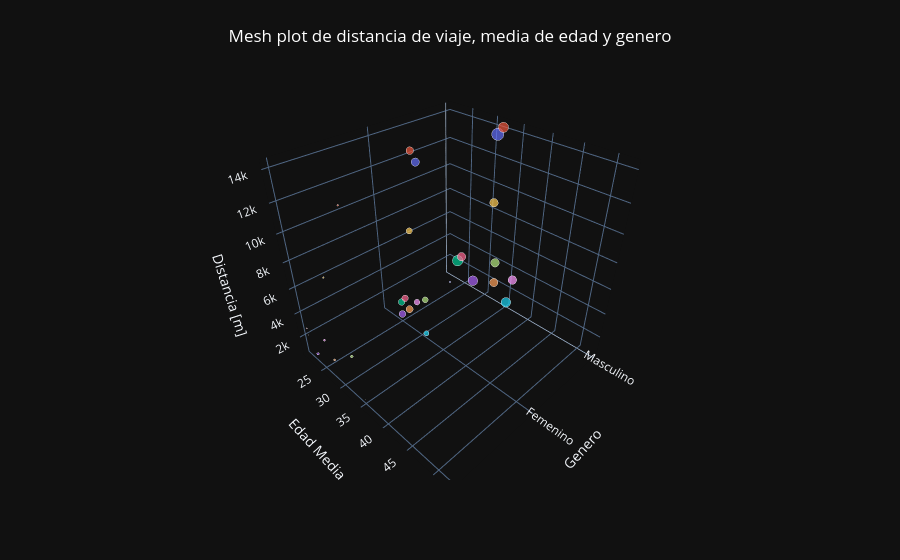

The cell this chart's notebook holds for it:
### Markdown cell above
#### Meshplot distancia, media de edad, genero y conteo por genero y ruta

### Code cell
pipeline = [
    {
        '$project': {
            '_id': 0,
            'estacion_retiro': '$viaje.estacion_retiro',
            'estacion_arribo': '$viaje.estacion_arribo',
            'genero': {
                '$switch': {
                    'branches': [
                        {'case': {'$eq': ['$usuario.genero', 'M']}, 'then': 'Masculino'},
                        {'case': {'$eq': ['$usuario.genero', 'F']}, 'then': 'Femenino'},
                    ],
                    'default': 'Sin_definir'
                }
            },
            'edad': '$usuario.edad'
        }
    },
    {
        '$group': {
            '_id': { 'estacion_retiro': "$estacion_retiro",
                    'estacion_arribo': '$estacion_arribo',
                    'genero': '$genero'},
            'media_edad': {'$avg': '$edad'},
            'conteo': {'$count': {}}
        }
    },
    {
        '$sort': {
            'conteo': -1
        }
    },
    {
        '$project': {
            '_id': 0,
            'start_name': '$_id.estacion_retiro',
            'stop_name': '$_id.estacion_arribo',
            'genero': '$_id.genero',
            'media_edad': {'$toInt': '$media_edad'},
            'conteo': 1
        }
    }
]

get_station_id = lambda col, i: StationInformation.objects(name=top10viajes.loc[i,col]).first().to_mongo().to_dict()['station_id']

get_distance_trip = lambda coord: get(f"https://router.project-osrm.org/route/v1/bike/{coord['start_lon']},{coord['start_lat']};{coord['stop_lon']},{coord['stop_lat']}?overview=full&geometries=geojson").json()['routes'][0]['distance']


top10viajes_generos = pd.DataFrame(columns=['conteo', 'ruta', 'genero', 'media_edad', 'distancia'])

for i, row in top10viajes.iterrows():
    distancia = [get_distance_trip(row)]
    sleep(1)
    for doc in list(
            Historico.objects(
                viaje__estacion_retiro=get_station_id('start_name', i),
                viaje__estacion_arribo=get_station_id('stop_name', i)
            ).aggregate(pipeline)
        ):
        top10viajes_generos.loc[
            len(top10viajes_generos), :] = [doc['conteo']]+[row['start_name']+' -> '+row['stop_name']]\
                +list(doc.values())[3:]+distancia

top10viajes_generos['origen'] = top10viajes_generos['ruta'].str.split(' -> ').str[0]
top10viajes_generos['destino'] = top10viajes_generos['ruta'].str.split(' -> ').str[1]
top10viajes_generos['conteo'] = pd.to_numeric(top10viajes_generos['conteo'], errors='coerce')

fig = px.scatter_3d(
    top10viajes_generos,
    x='genero',
    y='media_edad',
    z='distancia',
    color='ruta',
    size='conteo',
    custom_data=['origen', 'destino', 'conteo']
)

fig.update_traces(
    hovertemplate=
        '<b>Start</b>: %{customdata[0]}<br>' +
        '<b>Stop</b>: %{customdata[1]}<br>' +
        '<b>Edad</b>: %{y}<br>' +
        '<b>Distancia [m]</b>: %{z}<br>' +
        '<b>Conteo</b>: %{customdata[2]}<br>' +
        '<extra></extra>'
)

fig.update_layout(
    template="plotly_dark",
    scene=dict(
        xaxis_title='Genero',
        yaxis_title='Edad Media',
        zaxis_title='Distancia [m]'
    ),
    title={
        'text':'Mesh plot de distancia de viaje, media de edad y genero',
        'x': 0.5,
        'xanchor': 'center',
        'yanchor': 'top',
        'font': dict(color='white') 
    },
    showlegend=False
)

fig.show()

### Figure 1 — Plotly figure (JSON) as saved in the notebook; plotly's stock layout.template omitted (floating-point values rounded to 4 significant figures)
{"data": [{"customdata": [["CE-539 Naranjo - Av. Ricardo Flores Magon", "CE-693 Xicoténcatl - Vicente Guerrero", 645], ["CE-539 Naranjo - Av. Ricardo Flores Magon", "CE-693 Xicoténcatl - Vicente Guerrero", 294], ["CE-539 Naranjo - Av. Ricardo Flores Magon", "CE-693 Xicoténcatl - Vicente Guerrero", 10]], "hovertemplate": "<b>Start</b>: %{customdata[0]}<br><b>Stop</b>: %{customdata[1]}<br><b>Edad</b>: %{y}<br><b>Distancia [m]</b>: %{z}<br><b>Conteo</b>: %{customdata[2]}<br><extra></extra>", "legendgroup": "CE-539 Naranjo - Av. Ricardo Flores Magon -> CE-693 Xicoténcatl - Vicente Guerrero", "marker": {"color": "#636efa", "size": [645, 294, 10], "sizemode": "area", "sizeref": 1.613, "symbol": "circle"}, "mode": "markers", "name": "CE-539 Naranjo - Av. Ricardo Flores Magon -> CE-693 Xicoténcatl - Vicente Guerrero", "scene": "scene", "showlegend": true, "type": "scatter3d", "x": ["Masculino", "Femenino", "Sin_definir"], "y": [31, 30, 52], "z": [13580.0, 13580.0, 13580.0]}, {"customdata": [["CE-693 Xicoténcatl - Vicente Guerrero", "CE-539 Naranjo - Av. Ricardo Flores Magon", 451], ["CE-693 Xicoténcatl - Vicente Guerrero", "CE-539 Naranjo - Av. Ricardo Flores Magon", 252], ["CE-693 Xicoténcatl - Vicente Guerrero", "CE-539 Naranjo - Av. Ricardo Flores Magon", 12]], "hovertemplate": "<b>Start</b>: %{customdata[0]}<br><b>Stop</b>: %{customdata[1]}<br><b>Edad</b>: %{y}<br><b>Distancia [m]</b>: %{z}<br><b>Conteo</b>: %{customdata[2]}<br><extra></extra>", "legendgroup": "CE-693 Xicoténcatl - Vicente Guerrero -> CE-539 Naranjo - Av. Ricardo Flores Magon", "marker": {"color": "#EF553B", "size": [451, 252, 12], "sizemode": "area", "sizeref": 1.613, "symbol": "circle"}, "mode": "markers", "name": "CE-693 Xicoténcatl - Vicente Guerrero -> CE-539 Naranjo - Av. Ricardo Flores Magon", "scene": "scene", "showlegend": true, "type": "scatter3d", "x": ["Masculino", "Femenino", "Sin_definir"], "y": [32, 29, 35], "z": [14140.0, 14140.0, 14140.0]}, {"customdata": [["CE-652 Xicoténcatl - División del Norte", "CE-704 Pacífico - Asia", 482], ["CE-652 Xicoténcatl - División del Norte", "CE-704 Pacífico - Asia", 178], ["CE-652 Xicoténcatl - División del Norte", "CE-704 Pacífico - Asia", 1]], "hovertemplate": "<b>Start</b>: %{customdata[0]}<br><b>Stop</b>: %{customdata[1]}<br><b>Edad</b>: %{y}<br><b>Distancia [m]</b>: %{z}<br><b>Conteo</b>: %{customdata[2]}<br><extra></extra>", "legendgroup": "CE-652 Xicoténcatl - División del Norte -> CE-704 Pacífico - Asia", "marker": {"color": "#00cc96", "size": [482, 178, 1], "sizemode": "area", "sizeref": 1.613, "symbol": "circle"}, "mode": "markers", "name": "CE-652 Xicoténcatl - División del Norte -> CE-704 Pacífico - Asia", "scene": "scene", "showlegend": true, "type": "scatter3d", "x": ["Masculino", "Femenino", "Sin_definir"], "y": [23, 25, 21], "z": [2190.0, 2190.0, 2190.0]}, {"customdata": [["CE-703 Miguel Hidalgo - Calzada General Anaya", "CE-704 Pacífico - Asia", 407], ["CE-703 Miguel Hidalgo - Calzada General Anaya", "CE-704 Pacífico - Asia", 198], ["CE-703 Miguel Hidalgo - Calzada General Anaya", "CE-704 Pacífico - Asia", 24]], "hovertemplate": "<b>Start</b>: %{customdata[0]}<br><b>Stop</b>: %{customdata[1]}<br><b>Edad</b>: %{y}<br><b>Distancia [m]</b>: %{z}<br><b>Conteo</b>: %{customdata[2]}<br><extra></extra>", "legendgroup": "CE-703 Miguel Hidalgo - Calzada General Anaya -> CE-704 Pacífico - Asia", "marker": {"color": "#ab63fa", "size": [407, 198, 24], "sizemode": "area", "sizeref": 1.613, "symbol": "circle"}, "mode": "markers", "name": "CE-703 Miguel Hidalgo - Calzada General Anaya -> CE-704 Pacífico - Asia", "scene": "scene", "showlegend": true, "type": "scatter3d", "x": ["Masculino", "Femenino", "Sin_definir"], "y": [27, 25, 23], "z": [1072.0, 1072.0, 1072.0]}, {"customdata": [["CE-093 Palma Norte-República de Cuba", "CE-260 Av. Juárez-Balderas", 293], ["CE-093 Palma Norte-República de Cuba", "CE-260 Av. Juárez-Balderas", 215], ["CE-093 Palma Norte-República de Cuba", "CE-260 Av. Juárez-Balderas", 17]], "hovertemplate": "<b>Start</b>: %{customdata[0]}<br><b>Stop</b>: %{customdata[1]}<br><b>Edad</b>: %{y}<br><b>Distancia [m]</b>: %{z}<br><b>Conteo</b>: %{customdata[2]}<br><extra></extra>", "legendgroup": "CE-093 Palma Norte-República de Cuba -> CE-260 Av. Juárez-Balderas", "marker": {"color": "#FFA15A", "size": [293, 215, 17], "sizemode": "area", "sizeref": 1.613, "symbol": "circle"}, "mode": "markers", "name": "CE-093 Palma Norte-República de Cuba -> CE-260 Av. Juárez-Balderas", "scene": "scene", "showlegend": true, "type": "scatter3d", "x": ["Masculino", "Femenino", "Sin_definir"], "y": [32, 27, 28], "z": [2021.0, 2021.0, 2021.0]}, {"customdata": [["CE-540 Eucalipto - Ricardo Flores Magón", "CE-541 Eligio Ancona - Naranjo", 400], ["CE-540 Eucalipto - Ricardo Flores Magón", "CE-541 Eligio Ancona - Naranjo", 112], ["CE-540 Eucalipto - Ricardo Flores Magón", "CE-541 Eligio Ancona - Naranjo", 1]], "hovertemplate": "<b>Start</b>: %{customdata[0]}<br><b>Stop</b>: %{customdata[1]}<br><b>Edad</b>: %{y}<br><b>Distancia [m]</b>: %{z}<br><b>Conteo</b>: %{customdata[2]}<br><extra></extra>", "legendgroup": "CE-540 Eucalipto - Ricardo Flores Magón -> CE-541 Eligio Ancona - Naranjo", "marker": {"color": "#19d3f3", "size": [400, 112, 1], "sizemode": "area", "sizeref": 1.613, "symbol": "circle"}, "mode": "markers", "name": "CE-540 Eucalipto - Ricardo Flores Magón -> CE-541 Eligio Ancona - Naranjo", "scene": "scene", "showlegend": true, "type": "scatter3d", "x": ["Masculino", "Femenino", "Sin_definir"], "y": [35, 31, 35], "z": [820.7, 820.7, 820.7]}, {"customdata": [["CE-704 Pacífico - Asia", "CE-652 Xicoténcatl - División del Norte", 308], ["CE-704 Pacífico - Asia", "CE-652 Xicoténcatl - División del Norte", 180], ["CE-704 Pacífico - Asia", "CE-652 Xicoténcatl - División del Norte", 4]], "hovertemplate": "<b>Start</b>: %{customdata[0]}<br><b>Stop</b>: %{customdata[1]}<br><b>Edad</b>: %{y}<br><b>Distancia [m]</b>: %{z}<br><b>Conteo</b>: %{customdata[2]}<br><extra></extra>", "legendgroup": "CE-704 Pacífico - Asia -> CE-652 Xicoténcatl - División del Norte", "marker": {"color": "#FF6692", "size": [308, 180, 4], "sizemode": "area", "sizeref": 1.613, "symbol": "circle"}, "mode": "markers", "name": "CE-704 Pacífico - Asia -> CE-652 Xicoténcatl - División del Norte", "scene": "scene", "showlegend": true, "type": "scatter3d", "x": ["Masculino", "Femenino", "Sin_definir"], "y": [24, 26, 21], "z": [2772.0, 2772.0, 2772.0]}, {"customdata": [["CE-119 Turín-Abraham González", "CE-468 Lago Xochimilco-Av. Ejército Nacional", 311], ["CE-119 Turín-Abraham González", "CE-468 Lago Xochimilco-Av. Ejército Nacional", 145], ["CE-119 Turín-Abraham González", "CE-468 Lago Xochimilco-Av. Ejército Nacional", 32]], "hovertemplate": "<b>Start</b>: %{customdata[0]}<br><b>Stop</b>: %{customdata[1]}<br><b>Edad</b>: %{y}<br><b>Distancia [m]</b>: %{z}<br><b>Conteo</b>: %{customdata[2]}<br><extra></extra>", "legendgroup": "CE-119 Turín-Abraham González -> CE-468 Lago Xochimilco-Av. Ejército Nacional", "marker": {"color": "#B6E880", "size": [311, 145, 32], "sizemode": "area", "sizeref": 1.613, "symbol": "circle"}, "mode": "markers", "name": "CE-119 Turín-Abraham González -> CE-468 Lago Xochimilco-Av. Ejército Nacional", "scene": "scene", "showlegend": true, "type": "scatter3d", "x": ["Masculino", "Femenino", "Sin_definir"], "y": [32, 31, 33], "z": [3848.0, 3848.0, 3848.0]}, {"customdata": [["CE-065 Marconi - Tacuba", "CE-118 Liverpool-Dinamarca", 320], ["CE-065 Marconi - Tacuba", "CE-118 Liverpool-Dinamarca", 141], ["CE-065 Marconi - Tacuba", "CE-118 Liverpool-Dinamarca", 19]], "hovertemplate": "<b>Start</b>: %{customdata[0]}<br><b>Stop</b>: %{customdata[1]}<br><b>Edad</b>: %{y}<br><b>Distancia [m]</b>: %{z}<br><b>Conteo</b>: %{customdata[2]}<br><extra></extra>", "legendgroup": "CE-065 Marconi - Tacuba -> CE-118 Liverpool-Dinamarca", "marker": {"color": "#FF97FF", "size": [320, 141, 19], "sizemode": "area", "sizeref": 1.613, "symbol": "circle"}, "mode": "markers", "name": "CE-065 Marconi - Tacuba -> CE-118 Liverpool-Dinamarca", "scene": "scene", "showlegend": true, "type": "scatter3d", "x": ["Masculino", "Femenino", "Sin_definir"], "y": [36, 29, 26], "z": [3157.0, 3157.0, 3157.0]}, {"customdata": [["CE-564 Doctor Carmona y Valle - Doctor Velasco", "CE-652 Xicoténcatl - División del Norte", 308], ["CE-564 Doctor Carmona y Valle - Doctor Velasco", "CE-652 Xicoténcatl - División del Norte", 161], ["CE-564 Doctor Carmona y Valle - Doctor Velasco", "CE-652 Xicoténcatl - División del Norte", 10]], "hovertemplate": "<b>Start</b>: %{customdata[0]}<br><b>Stop</b>: %{customdata[1]}<br><b>Edad</b>: %{y}<br><b>Distancia [m]</b>: %{z}<br><b>Conteo</b>: %{customdata[2]}<br><extra></extra>", "legendgroup": "CE-564 Doctor Carmona y Valle - Doctor Velasco -> CE-652 Xicoténcatl - División del Norte", "marker": {"color": "#FECB52", "size": [308, 161, 10], "sizemode": "area", "sizeref": 1.613, "symbol": "circle"}, "mode": "markers", "name": "CE-564 Doctor Carmona y Valle - Doctor Velasco -> CE-652 Xicoténcatl - División del Norte", "scene": "scene", "showlegend": true, "type": "scatter3d", "x": ["Masculino", "Femenino", "Sin_definir"], "y": [31, 28, 29], "z": [8690.0, 8690.0, 8690.0]}], "layout": {"legend": {"itemsizing": "constant", "title": {"text": "ruta"}, "tracegroupgap": 0}, "margin": {"t": 60}, "scene": {"domain": {"x": [0, 1], "y": [0, 1]}, "xaxis": {"title": {"text": "Genero"}}, "yaxis": {"title": {"text": "Edad Media"}}, "zaxis": {"title": {"text": "Distancia [m]"}}}, "showlegend": false, "title": {"font": {"color": "white"}, "text": "Mesh plot de distancia de viaje, media de edad y genero", "x": 0.5, "xanchor": "center", "yanchor": "top"}}}
